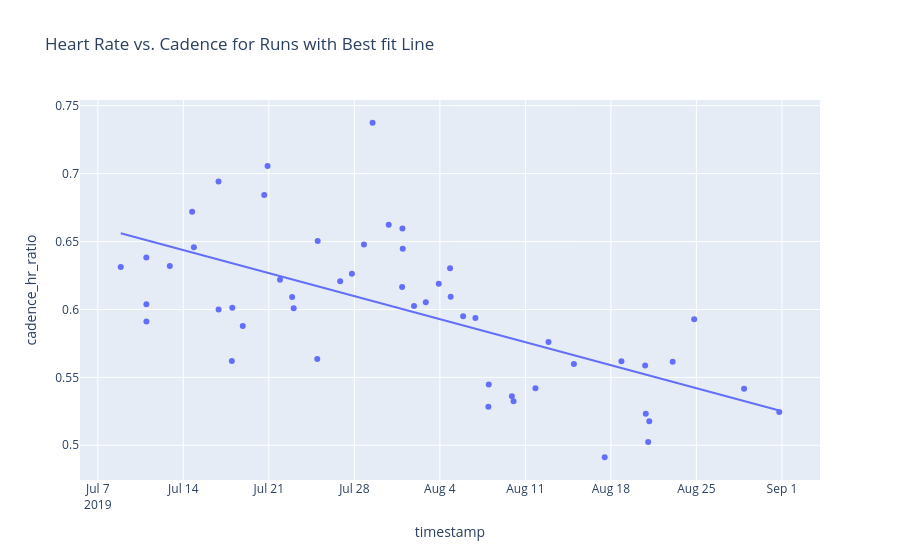
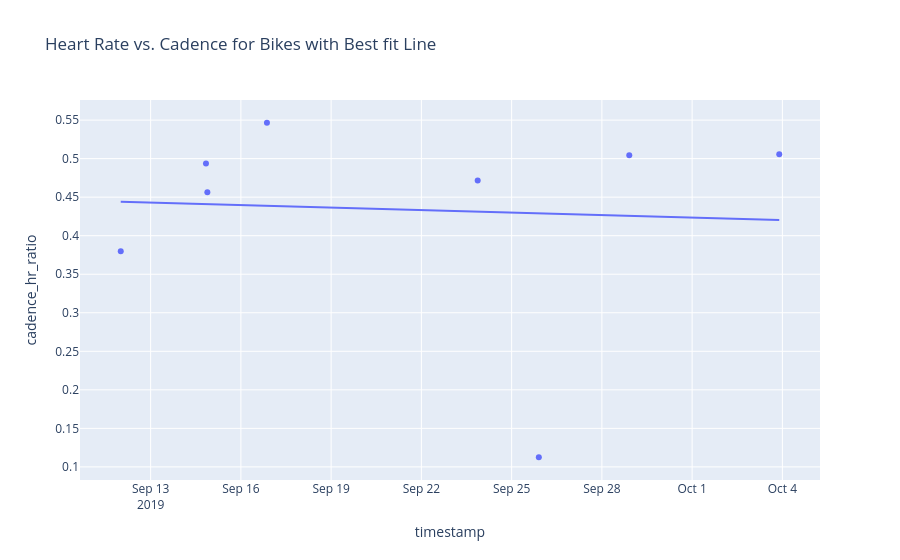
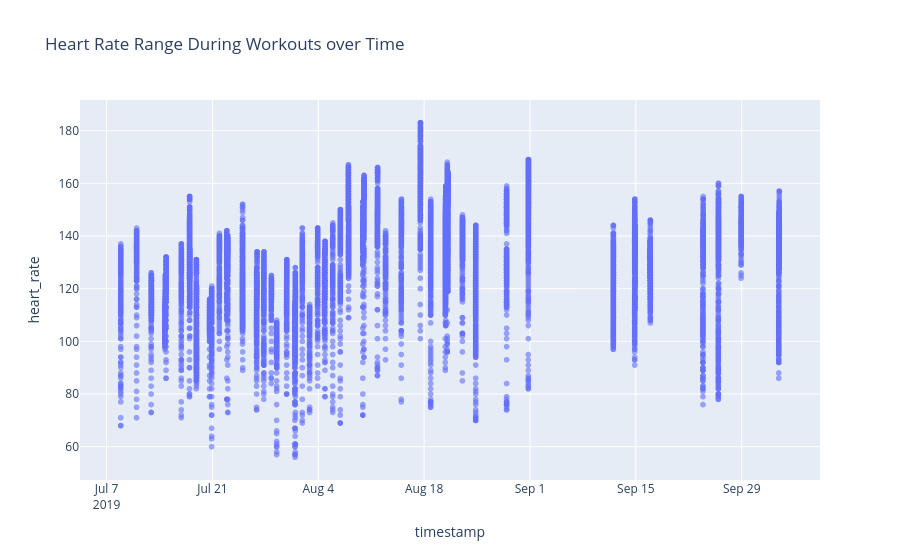

Source (notebook cell) for these figures, in order:
### Code cell
#figure to see how efficient his runs are
fig1 = px.scatter(
    data_frame=run_daily_efficiency,
    x='timestamp',
    y='cadence_hr_ratio',
    trendline='ols', # Ordinary Least Squares best-fit line
    title=" Heart Rate vs. Cadence for Runs with Best fit Line"
)

#figure to see how efficient what I think his bike rides are
fig2 = px.scatter(
    data_frame=bike_daily_efficiency,
    x='timestamp',
    y='cadence_hr_ratio',
    trendline='ols', # Ordinary Least Squares best-fit line
    title=" Heart Rate vs. Cadence for Bikes with Best fit Line"

)

#chart to see how his heart rate changes over time across all the workouts.  
#Done to see if there is any improvements of the top and box ranges both going down over time
fig3 = px.scatter(data_frame=df,
        x='timestamp',
        y='heart_rate',
        opacity=0.6,
        title="Heart Rate Range During Workouts over Time")


fig1.show()
fig2.show()
fig3.show()
